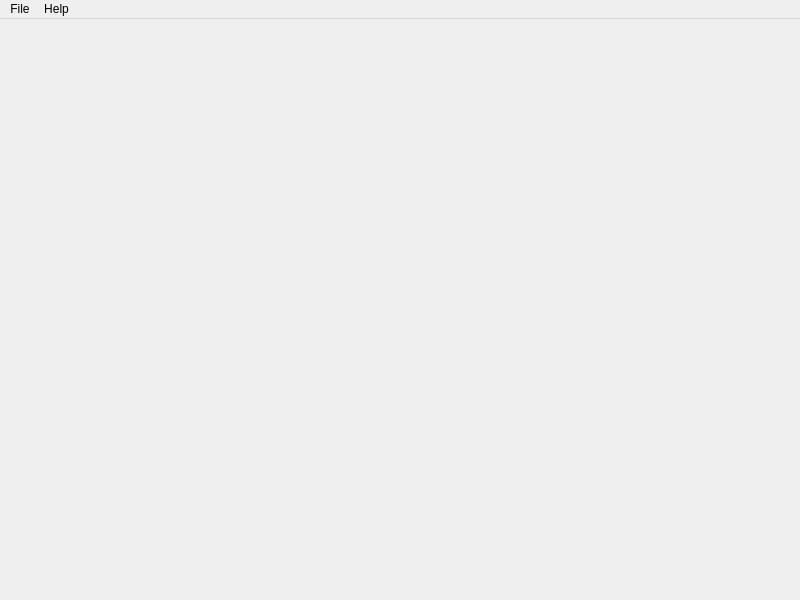
<?xml version="1.0" encoding="UTF-8"?>
<ui version="4.0">
 <class>MainWindow</class>
 <widget class="QMainWindow" name="MainWindow">
  <property name="geometry">
   <rect>
    <x>0</x>
    <y>0</y>
    <width>800</width>
    <height>600</height>
   </rect>
  </property>
  <widget class="QWidget" name="centralwidget"/>
  <widget class="QMenuBar" name="menubar">
   <property name="geometry">
    <rect>
     <x>0</x>
     <y>0</y>
     <width>800</width>
     <height>22</height>
    </rect>
   </property>
   <widget class="QMenu" name="menuHelp">
    <property name="title">
     <string>Help</string>
    </property>
    <addaction name="actionAbout"/>
   </widget>
   <widget class="QMenu" name="menuFile">
    <property name="title">
     <string>File</string>
    </property>
    <addaction name="actionExit"/>
   </widget>
   <addaction name="menuFile"/>
   <addaction name="menuHelp"/>
  </widget>
  <action name="actionAbout">
   <property name="text">
    <string>About...</string>
   </property>
  </action>
  <action name="actionExit">
   <property name="text">
    <string>Exit</string>
   </property>
   <property name="shortcut">
    <string>Ctrl+Q</string>
   </property>
  </action>
 </widget>
 <resources/>
 <connections>
  <connection>
   <sender>actionExit</sender>
   <signal>triggered()</signal>
   <receiver>MainWindow</receiver>
   <slot>close()</slot>
   <hints>
    <hint type="sourcelabel">
     <x>-1</x>
     <y>-1</y>
    </hint>
    <hint type="destinationlabel">
     <x>399</x>
     <y>299</y>
    </hint>
   </hints>
  </connection>
 </connections>
</ui>
